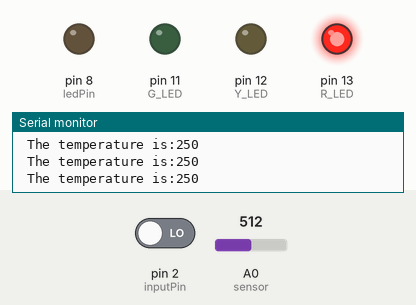
This sketch was run on a simulated Arduino Uno, built with avr-gcc and run on an emulated ATmega328P. Parts: output pins drawn as LEDs (lit = HIGH), the last lines printed to the serial monitor. The test bench sets the inputs (shaded band); at power-on: pin 2 (inputPin) LOW, A0 (sensor) = 512.

Above: at 1.2 s.
1.3 s: pin 2 (inputPin) driven HIGH
At 1.7 s:
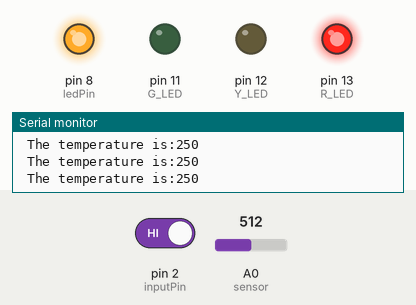
2.8 s: A0 (sensor) set to 87
4.3 s: A0 (sensor) set to 75
At 5.5 s:
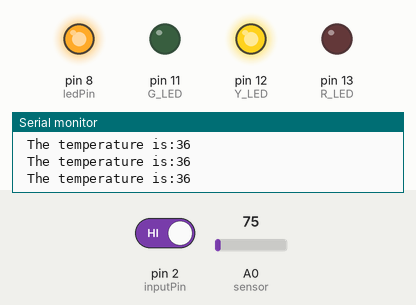
5.8 s: pin 2 (inputPin) driven LOW
At 7.0 s:
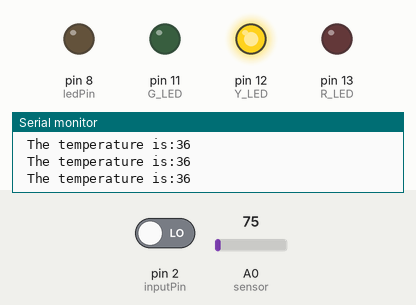
7.3 s: A0 (sensor) set to 31
At 8.5 s:
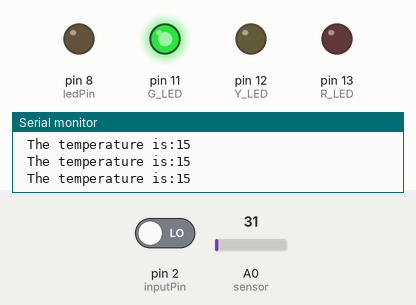
8.8 s: pin 2 (inputPin) driven HIGH
At 9.8 s:
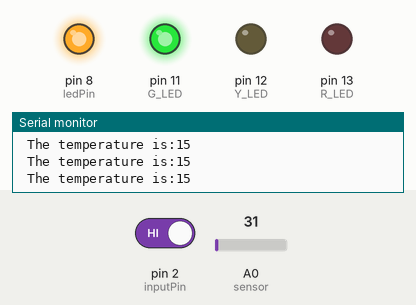
Timing chart, 0 to 11.3 s (numbered marks = the images above; inputs shaded):
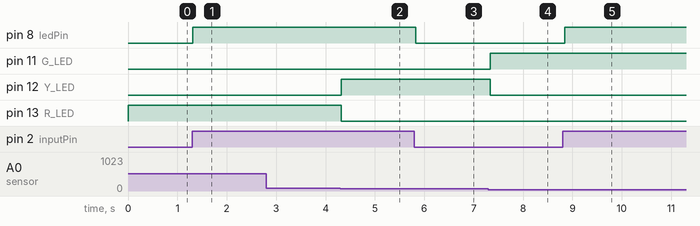

Measured:
- the behaviour switches between 84 and 83 on A0 (sensor) (found by bisection; images 1 and 2)
- after the input at 1.3 s, pin 8 (ledPin): LOW → HIGH at once
- after the input at 4.3 s, pin 12 (Y_LED): LOW → HIGH at once; pin 13 (R_LED): HIGH → LOW at once
- after the input at 5.8 s, pin 8 (ledPin): HIGH → LOW at once
- after the input at 7.3 s, pin 11 (G_LED): LOW → HIGH at once; pin 12 (Y_LED): HIGH → LOW at once
- after the input at 8.8 s, pin 8 (ledPin): LOW → HIGH at once

The sketch:

360_final.ino
```cpp
int R_LED = 13;
int Y_LED = 12;
int G_LED = 11;

int ledPin = 8;                // choose the pin for the LED
int inputPin = 2;               // choose the input pin (for PIR sensor)
int pirState = LOW;             // we start, assuming no motion detected
int val = 0;                    // variable for reading the pin status


void setup() {
  // put your setup code here, to run once:
  pinMode(R_LED, OUTPUT);
  pinMode(Y_LED, OUTPUT);
  pinMode(G_LED, OUTPUT); //defines all the LED pins to output
  Serial.begin(9600);//Display in monitor

  pinMode(ledPin, OUTPUT);      // declare LED as output
  pinMode(inputPin, INPUT);     // declare sensor as input

  Serial.begin(9600);

}

void loop() {
  // put your main code here, to run repeatedly:

   int vol = analogRead(A0) * (5.0 / 1023.0*100);   //analog read the temperature sensor voltage
Serial.print(" The temperature is:");
Serial.println(vol);
if (vol<=31)                                    //if the temperature is low
{
  digitalWrite(G_LED, HIGH);                   // GREEN led on
  digitalWrite(Y_LED, LOW);
  digitalWrite(R_LED, LOW);
}
else if (vol>=32 && vol<=40)                // if the temperature is middle
 {
   digitalWrite(R_LED, LOW);
  digitalWrite(Y_LED, HIGH);              //YELLOW led on
  digitalWrite(G_LED, LOW);
}
else if (vol>=41)                            //If the temperature is HIGH
{
   digitalWrite(G_LED, LOW);
  digitalWrite(Y_LED, LOW);
  digitalWrite(R_LED, HIGH);                // REDled on
}
delay(100);


val = digitalRead(inputPin);  // read input value
  if (val == HIGH) {            // check if the input is HIGH
    digitalWrite(ledPin, HIGH);  // turn LED ON
    if (pirState == LOW) {
      // we have just turned on
      Serial.println("Motion detected!");
      Serial.println("1");

      // We only want to print on the output change, not state
      pirState = HIGH;
    }
  } else {
    digitalWrite(ledPin, LOW); // turn LED OFF
    if (pirState == HIGH){
      // we have just turned of
      Serial.println("Motion ended!");
       Serial.println("0");
      // We only want to print on the output change, not state
      pirState = LOW;
    }
  }

}
```
